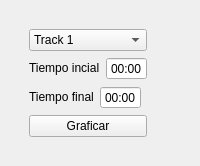
        <widget class="QWidget" name="espectograma">
         <attribute name="title">
          <string>Espectograma</string>
         </attribute>
         <layout class="QHBoxLayout" name="horizontalLayout_3">
          <item>
           <widget class="QWidget" name="horizontalWidget" native="true">
            <property name="sizePolicy">
             <sizepolicy hsizetype="Fixed" vsizetype="Preferred">
              <horstretch>0</horstretch>
              <verstretch>0</verstretch>
             </sizepolicy>
            </property>
            <layout class="QHBoxLayout" name="horizontalLayout_2">
             <item alignment="Qt::AlignTop">
              <widget class="QWidget" name="verticalWidget_4" native="true">
               <layout class="QVBoxLayout" name="verticalLayout_23">
                <item>
                 <widget class="QComboBox" name="trackComb">
                  <property name="sizePolicy">
                   <sizepolicy hsizetype="Preferred" vsizetype="Fixed">
                    <horstretch>0</horstretch>
                    <verstretch>0</verstretch>
                   </sizepolicy>
                  </property>
                  <item>
                   <property name="text">
                    <string>Track 1</string>
                   </property>
                  </item>
                 </widget>
                </item>
                <item>
                 <widget class="QWidget" name="horizontalWidget_9" native="true">
                  <property name="sizePolicy">
                   <sizepolicy hsizetype="Fixed" vsizetype="Fixed">
                    <horstretch>0</horstretch>
                    <verstretch>0</verstretch>
                   </sizepolicy>
                  </property>
                  <layout class="QHBoxLayout" name="horizontalLayout_38">
                   <property name="leftMargin">
                    <number>0</number>
                   </property>
                   <property name="topMargin">
                    <number>0</number>
                   </property>
                   <property name="rightMargin">
                    <number>0</number>
                   </property>
                   <property name="bottomMargin">
                    <number>0</number>
                   </property>
                   <item>
                    <widget class="QLabel" name="label_12">
                     <property name="sizePolicy">
                      <sizepolicy hsizetype="Fixed" vsizetype="Fixed">
                       <horstretch>0</horstretch>
                       <verstretch>0</verstretch>
                      </sizepolicy>
                     </property>
                     <property name="text">
                      <string>Tiempo incial</string>
                     </property>
                    </widget>
                   </item>
                   <item>
                    <widget class="QTimeEdit" name="initialTime">
                     <property name="sizePolicy">
                      <sizepolicy hsizetype="Fixed" vsizetype="Fixed">
                       <horstretch>0</horstretch>
                       <verstretch>0</verstretch>
                      </sizepolicy>
                     </property>
                     <property name="buttonSymbols">
                      <enum>QAbstractSpinBox::NoButtons</enum>
                     </property>
                     <property name="currentSection">
                      <enum>QDateTimeEdit::MinuteSection</enum>
                     </property>
                     <property name="displayFormat">
                      <string>mm:ss</string>
                     </property>
                    </widget>
                   </item>
                  </layout>
                 </widget>
                </item>
                <item>
                 <widget class="QWidget" name="horizontalWidget_3" native="true">
                  <property name="sizePolicy">
                   <sizepolicy hsizetype="Fixed" vsizetype="Fixed">
                    <horstretch>0</horstretch>
                    <verstretch>0</verstretch>
                   </sizepolicy>
                  </property>
                  <layout class="QHBoxLayout" name="horizontalLayout_36">
                   <property name="leftMargin">
                    <number>0</number>
                   </property>
                   <property name="topMargin">
                    <number>0</number>
                   </property>
                   <property name="rightMargin">
                    <number>0</number>
                   </property>
                   <property name="bottomMargin">
                    <number>0</number>
                   </property>
                   <item>
                    <widget class="QLabel" name="label_10">
                     <property name="sizePolicy">
                      <sizepolicy hsizetype="Fixed" vsizetype="Fixed">
                       <horstretch>0</horstretch>
                       <verstretch>0</verstretch>
                      </sizepolicy>
                     </property>
                     <property name="text">
                      <string>Tiempo final</string>
                     </property>
                    </widget>
                   </item>
                   <item>
                    <widget class="QTimeEdit" name="finalTime">
                     <property name="sizePolicy">
                      <sizepolicy hsizetype="Fixed" vsizetype="Fixed">
                       <horstretch>0</horstretch>
                       <verstretch>0</verstretch>
                      </sizepolicy>
                     </property>
                     <property name="buttonSymbols">
                      <enum>QAbstractSpinBox::NoButtons</enum>
                     </property>
                     <property name="currentSection">
                      <enum>QDateTimeEdit::MinuteSection</enum>
                     </property>
                     <property name="displayFormat">
                      <string>mm:ss</string>
                     </property>
                    </widget>
                   </item>
                  </layout>
                 </widget>
                </item>
                <item>
                 <widget class="QPushButton" name="graficarBtn">
                  <property name="sizePolicy">
                   <sizepolicy hsizetype="Preferred" vsizetype="Fixed">
                    <horstretch>0</horstretch>
                    <verstretch>0</verstretch>
                   </sizepolicy>
                  </property>
                  <property name="text">
                   <string>Graficar</string>
                  </property>
                 </widget>
                </item>
               </layout>
              </widget>
             </item>
            </layout>
           </widget>
          </item>
          <item>
           <widget class="PlotWidget" name="widget" native="true"/>
          </item>
         </layout>
        </widget>
